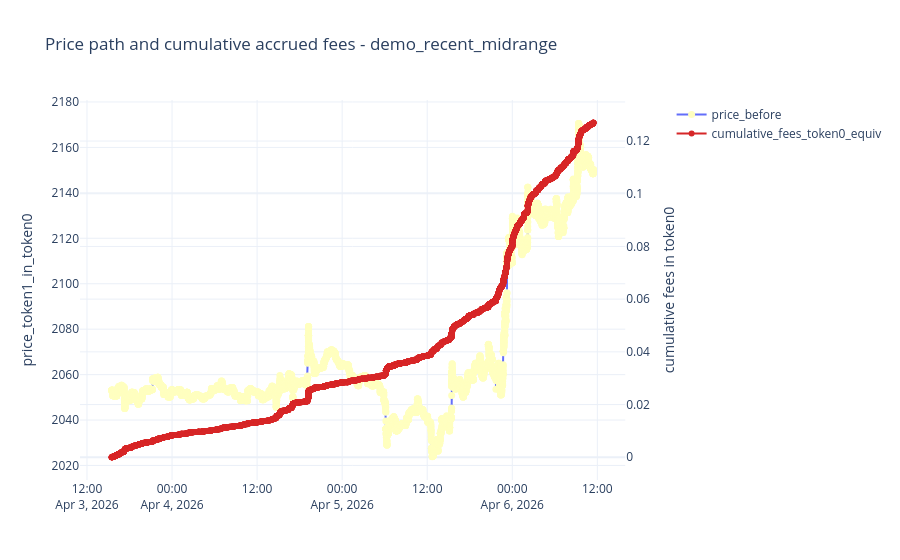

The code cell stored with this chart in its notebook:
### Code cell
if path_df.empty:
    display(Markdown("No swap path rows were materialized for this scenario."))
else:
    fig = make_subplots(specs=[[{"secondary_y": True}]])
    fig.add_trace(
        go.Scatter(
            x=path_df["block_time"],
            y=path_df["price_before"],
            mode="lines+markers",
            name="price_before",
            marker=dict(color=path_df["is_active_before_swap"], colorscale="RdYlGn", size=7, showscale=False),
            text=path_df["active_label"],
            hovertemplate="%{x}<br>price=%{y}<br>%{text}<extra></extra>",
        ),
        secondary_y=False,
    )
    fig.add_trace(
        go.Scatter(
            x=path_df["block_time"],
            y=path_df["fees_accrued_token0_equiv_cum"],
            mode="lines+markers",
            name="cumulative_fees_token0_equiv",
            line=dict(color="#d62728"),
        ),
        secondary_y=True,
    )
    fig.update_layout(
        title=f"Price path and cumulative accrued fees - {SCENARIO_ID}",
        template="plotly_white",
        hovermode="x unified",
    )
    fig.update_yaxes(title_text="price_token1_in_token0", secondary_y=False)
    fig.update_yaxes(title_text="cumulative fees in token0", secondary_y=True)
    fig.show()

### Figure 1 — Plotly figure (JSON) as saved in the notebook; plotly's stock layout.template omitted (floating-point values rounded to 4 significant figures; data arrays with more than 128 entries replaced by an {"elided": "..."} marker saying what was removed)
{"data": [{"hovertemplate": "%{x}<br>price=%{y}<br>%{text}<extra></extra>", "marker": {"color": {"elided": "8310 int values"}, "colorscale": [[0, "rgb(165,0,38)"], [0.1, "rgb(215,48,39)"], [0.2, "rgb(244,109,67)"], [0.3, "rgb(253,174,97)"], [0.4, "rgb(254,224,139)"], [0.5, "rgb(255,255,191)"], [0.6, "rgb(217,239,139)"], [0.7, "rgb(166,217,106)"], [0.8, "rgb(102,189,99)"], [0.9, "rgb(26,152,80)"], [1, "rgb(0,104,55)"]], "showscale": false, "size": 7}, "mode": "lines+markers", "name": "price_before", "text": {"elided": "8310 str values"}, "type": "scatter", "x": {"elided": "8310 str values"}, "xaxis": "x", "y": {"elided": "8310 float values"}, "yaxis": "y"}, {"line": {"color": "#d62728"}, "mode": "lines+markers", "name": "cumulative_fees_token0_equiv", "type": "scatter", "x": {"elided": "8310 str values"}, "xaxis": "x", "y": {"elided": "8310 float values"}, "yaxis": "y2"}], "layout": {"hovermode": "x unified", "title": {"text": "Price path and cumulative accrued fees - demo_recent_midrange"}, "xaxis": {"anchor": "y", "domain": [0, 0.94]}, "yaxis": {"anchor": "x", "domain": [0, 1], "title": {"text": "price_token1_in_token0"}}, "yaxis2": {"anchor": "x", "overlaying": "y", "side": "right", "title": {"text": "cumulative fees in token0"}}}}
